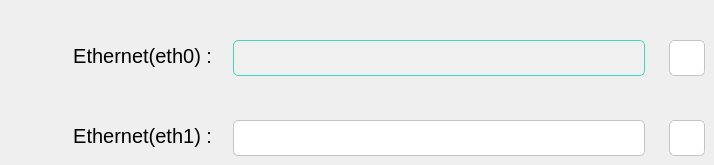
      <widget class="QWidget" name="two">
       <widget class="QPushButton" name="en0Select_2">
        <property name="geometry">
         <rect>
          <x>669</x>
          <y>40</y>
          <width>36</width>
          <height>36</height>
         </rect>
        </property>
        <property name="cursor">
         <cursorShape>PointingHandCursor</cursorShape>
        </property>
        <property name="styleSheet">
         <string notr="true">border:1px solid #c4c4c4;border-radius: 5px;background-color:white;color:white;</string>
        </property>
        <property name="text">
         <string/>
        </property>
        <property name="flat">
         <bool>false</bool>
        </property>
       </widget>
       <widget class="QPushButton" name="en1Select_2">
        <property name="geometry">
         <rect>
          <x>669</x>
          <y>120</y>
          <width>36</width>
          <height>36</height>
         </rect>
        </property>
        <property name="cursor">
         <cursorShape>PointingHandCursor</cursorShape>
        </property>
        <property name="styleSheet">
         <string notr="true">border:1px solid #c4c4c4;border-radius: 5px;background-color:white;color:white;</string>
        </property>
        <property name="text">
         <string/>
        </property>
       </widget>
       <widget class="QLineEdit" name="en0IP_2">
        <property name="enabled">
         <bool>false</bool>
        </property>
        <property name="geometry">
         <rect>
          <x>233</x>
          <y>40</y>
          <width>412</width>
          <height>36</height>
         </rect>
        </property>
        <property name="font">
         <font>
          <pointsize>12</pointsize>
         </font>
        </property>
        <property name="styleSheet">
         <string notr="true">background-color:#f0f0f0;border:1px solid #3bdbbf;border-radius: 5px;color:black;</string>
        </property>
       </widget>
       <widget class="QLineEdit" name="en1IP_2">
        <property name="enabled">
         <bool>false</bool>
        </property>
        <property name="geometry">
         <rect>
          <x>233</x>
          <y>120</y>
          <width>412</width>
          <height>36</height>
         </rect>
        </property>
        <property name="font">
         <font>
          <pointsize>12</pointsize>
         </font>
        </property>
        <property name="styleSheet">
         <string notr="true">border:1px solid #c4c4c4;border-radius: 5px;background-color:white;color:black;</string>
        </property>
       </widget>
       <widget class="QLabel" name="en1Label_2">
        <property name="geometry">
         <rect>
          <x>32</x>
          <y>120</y>
          <width>180</width>
          <height>32</height>
         </rect>
        </property>
        <property name="font">
         <font>
          <pointsize>15</pointsize>
         </font>
        </property>
        <property name="text">
         <string>Ethernet(eth1) :</string>
        </property>
        <property name="alignment">
         <set>Qt::AlignRight|Qt::AlignTrailing|Qt::AlignVCenter</set>
        </property>
       </widget>
       <widget class="QLabel" name="en0Label_2">
        <property name="geometry">
         <rect>
          <x>32</x>
          <y>40</y>
          <width>180</width>
          <height>32</height>
         </rect>
        </property>
        <property name="font">
         <font>
          <pointsize>15</pointsize>
         </font>
        </property>
        <property name="text">
         <string>Ethernet(eth0) :</string>
        </property>
        <property name="alignment">
         <set>Qt::AlignRight|Qt::AlignTrailing|Qt::AlignVCenter</set>
        </property>
       </widget>
      </widget>
